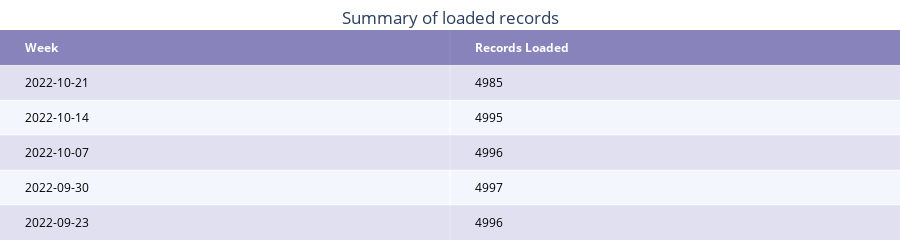

Here is the notebook cell this chart was saved with:
### Markdown cell above
## 1.1 Summary of Loaded Records


In this table, we list the recent five weeks hospital data upload date and rows loaded. On Oct 21, 2022, the total number of rows loaded is 4985. We can see for the past four weeks, the total number of records loaded are all around 5000.

### Code cell
# I table
import plotly.figure_factory as ff

colorscale = [[0, '#6a60a9'],[.5, '#dedcee'],[1, '#F8FAFF']]
df_1 = records[["Week", "Records Loaded"]]

fig_1 = ff.create_table(df_1, colorscale=colorscale)

fig_1.update_layout(
    {'margin':{'t':30}},
    title={
        "text":"Summary of loaded records",
        "y":0.95,
        "x":0.5,
        "xanchor":"center",
        "yanchor":"top"
    },
    autosize=True
)

fig_1.show()

### Figure 1 — Plotly figure (JSON) as saved in the notebook; plotly's stock layout.template omitted (floating-point values rounded to 4 significant figures)
{"data": [{"colorscale": [[0, "#6a60a9"], [0.5, "#dedcee"], [1, "#F8FAFF"]], "hoverinfo": "none", "opacity": 0.75, "showscale": false, "type": "heatmap", "z": [[0, 0], [0.5, 0.5], [1, 1], [0.5, 0.5], [1, 1], [0.5, 0.5]]}], "layout": {"annotations": [{"align": "left", "font": {"color": "#ffffff"}, "showarrow": false, "text": "<b>Week</b>", "x": -0.45, "xanchor": "left", "xref": "x", "y": 0, "yref": "y"}, {"align": "left", "font": {"color": "#ffffff"}, "showarrow": false, "text": "<b>Records Loaded</b>", "x": 0.55, "xanchor": "left", "xref": "x", "y": 0, "yref": "y"}, {"align": "left", "font": {"color": "#000000"}, "showarrow": false, "text": "2022-10-21", "x": -0.45, "xanchor": "left", "xref": "x", "y": 1, "yref": "y"}, {"align": "left", "font": {"color": "#000000"}, "showarrow": false, "text": "4985", "x": 0.55, "xanchor": "left", "xref": "x", "y": 1, "yref": "y"}, {"align": "left", "font": {"color": "#000000"}, "showarrow": false, "text": "2022-10-14", "x": -0.45, "xanchor": "left", "xref": "x", "y": 2, "yref": "y"}, {"align": "left", "font": {"color": "#000000"}, "showarrow": false, "text": "4995", "x": 0.55, "xanchor": "left", "xref": "x", "y": 2, "yref": "y"}, {"align": "left", "font": {"color": "#000000"}, "showarrow": false, "text": "2022-10-07", "x": -0.45, "xanchor": "left", "xref": "x", "y": 3, "yref": "y"}, {"align": "left", "font": {"color": "#000000"}, "showarrow": false, "text": "4996", "x": 0.55, "xanchor": "left", "xref": "x", "y": 3, "yref": "y"}, {"align": "left", "font": {"color": "#000000"}, "showarrow": false, "text": "2022-09-30", "x": -0.45, "xanchor": "left", "xref": "x", "y": 4, "yref": "y"}, {"align": "left", "font": {"color": "#000000"}, "showarrow": false, "text": "4997", "x": 0.55, "xanchor": "left", "xref": "x", "y": 4, "yref": "y"}, {"align": "left", "font": {"color": "#000000"}, "showarrow": false, "text": "2022-09-23", "x": -0.45, "xanchor": "left", "xref": "x", "y": 5, "yref": "y"}, {"align": "left", "font": {"color": "#000000"}, "showarrow": false, "text": "4996", "x": 0.55, "xanchor": "left", "xref": "x", "y": 5, "yref": "y"}], "autosize": true, "height": 230, "margin": {"b": 0, "l": 0, "r": 0, "t": 30}, "title": {"text": "Summary of loaded records", "x": 0.5, "xanchor": "center", "y": 0.95, "yanchor": "top"}, "xaxis": {"dtick": 1, "gridwidth": 2, "showticklabels": false, "tick0": -0.5, "ticks": "", "zeroline": false}, "yaxis": {"autorange": "reversed", "dtick": 1, "gridwidth": 2, "showticklabels": false, "tick0": 0.5, "ticks": "", "zeroline": false}}}
